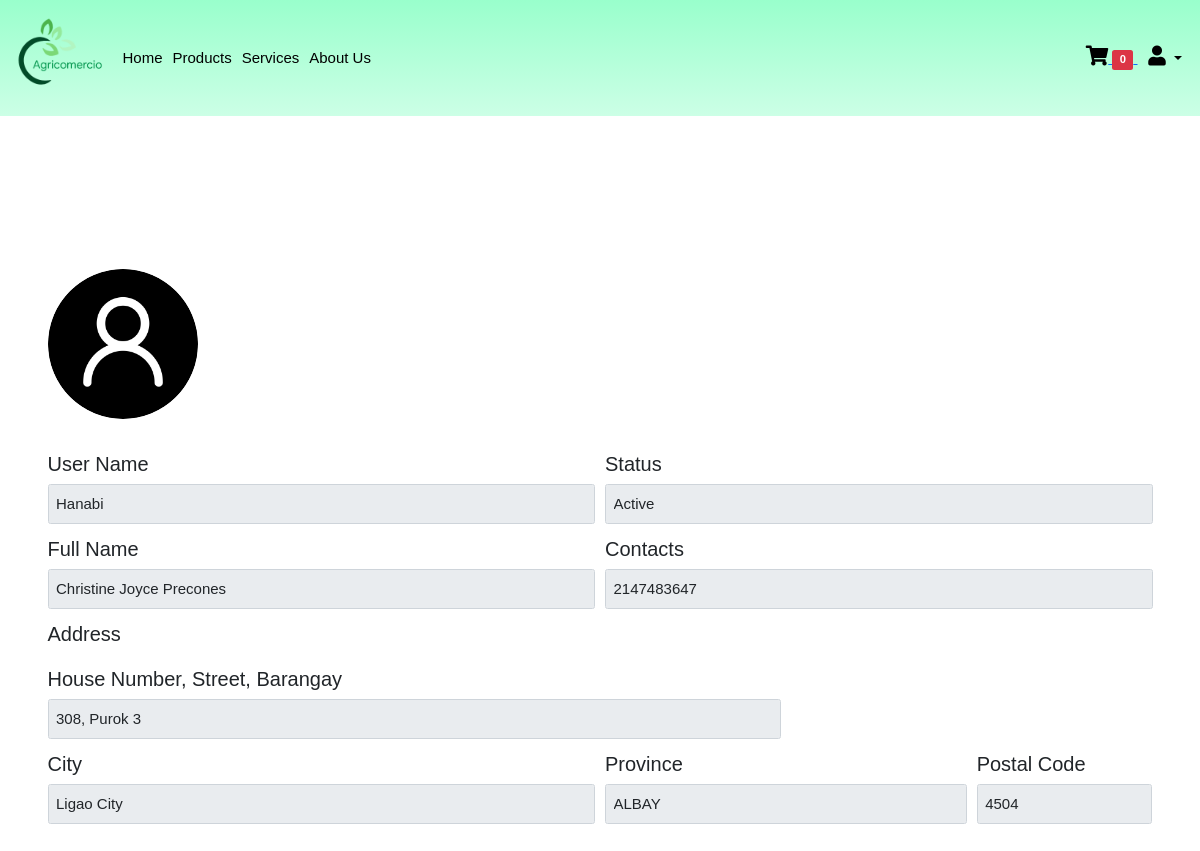
Page /user_profile.php (signed in) on the earlier database version.
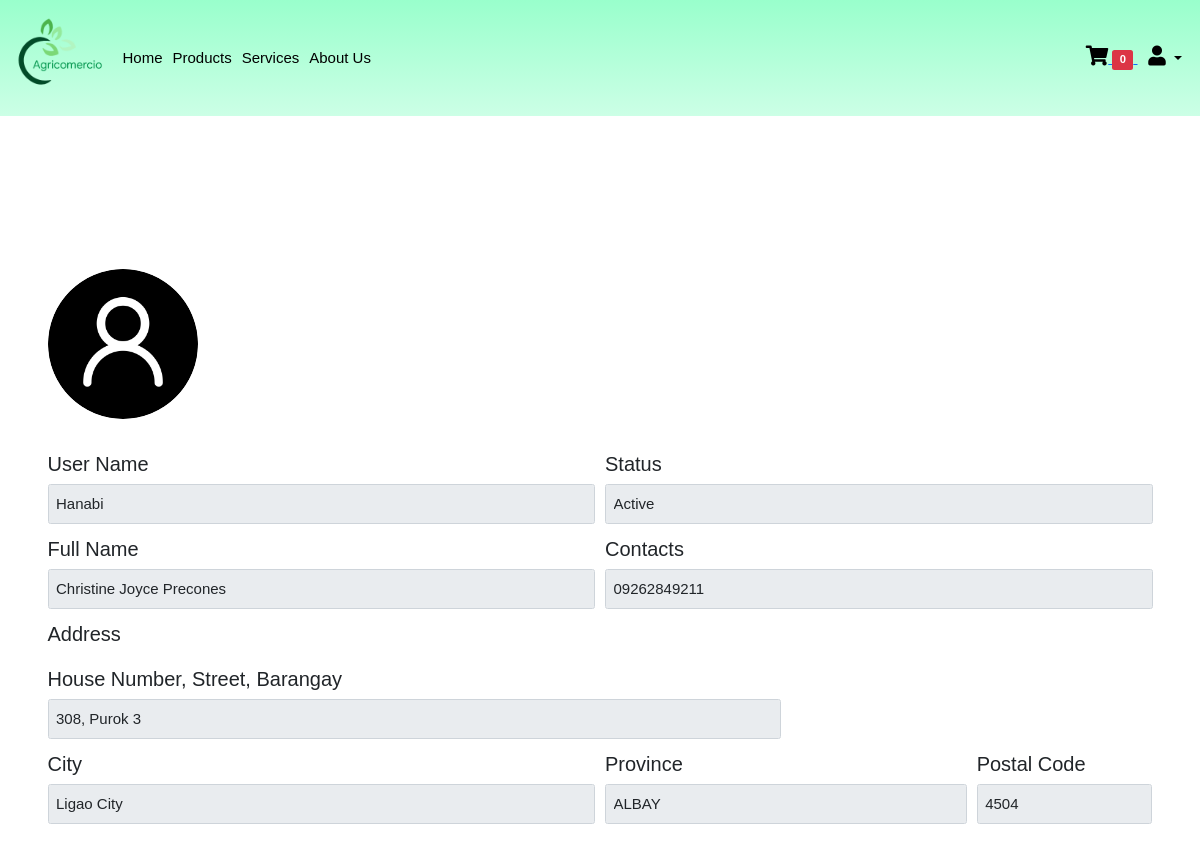
Same page on the later database version.
### tables this page shows
CREATE TABLE `user_info` (
  `user_info_id` int(11) NOT NULL,
  `user_fullname` varchar(128) NOT NULL,
  `user_ref_num` varchar(64) NOT NULL,
  `gender` varchar(20) NOT NULL,
  `contact_details` varchar(20) NOT NULL,
  `house_no_street_brgy` varchar(128) NOT NULL,
  `city` varchar(128) NOT NULL,
  `province` varchar(128) NOT NULL,
  `postal_code` int(11) NOT NULL,
  `user_type` varchar(55) NOT NULL
);

### includes/function.inc.php (called while the page is built, shortened)
<?php
function GetUserDetails($conn, $userid ){
    $sql="SELECT * FROM `user_info`
    WHERE  user_ref_num = ?;
    ";
$stmt=mysqli_stmt_init($conn);
        if (!mysqli_stmt_prepare($stmt, $sql)){
        header("location: index.php?error=stmtfailed");
        exit();
    }
        mysqli_stmt_bind_param($stmt, "s" , $userid);
        mysqli_stmt_execute($stmt);
        $resultData = mysqli_stmt_get_result($stmt);
        if($row = mysqli_fetch_assoc($resultData)){
            return $row;
        }
        else{
            $err=  false;
            return $err;
        }
}
function GetUserName($conn, $userid ){
    $sql= "SELECT * FROM `users`
    WHERE  user_ref_num = ?;";
$stmt=mysqli_stmt_init($conn);
        if (!mysqli_stmt_prepare($stmt, $sql)){
        header("location: index.php?error=stmtfailed");
        exit();
    }
        mysqli_stmt_bind_param($stmt, "s" , $userid);
        mysqli_stmt_execute($stmt);
        $resultData = mysqli_stmt_get_result($stmt);
        if($row = mysqli_fetch_assoc($resultData)){
            return $row;
        }
        else{
            $err=  false;
            return $err;
        }
}

### user_profile.php (the view, shortened to what the changed rows need)
<?php
include_once "includes/db_conn.php";
include_once "includes/function.inc.php";
if(isset($_SESSION['usertype']) && isset($_SESSION['userid']) ){
    $USER_ID = $_SESSION['userid'];
    $user_info = GetUserDetails($conn, $USER_ID );
    $user = GetUserName($conn, $USER_ID );
 ?>
<!DOCTYPE html>
<html lang="en">
<head>
    <link rel="stylesheet" href="css/bootstrap.css">
    <link rel="stylesheet" href="css/style.css">
    <link rel="stylesheet" href="css/fontawesome.css">
    <link rel="stylesheet" href="css/owl.carousel.min.css">
    <link rel="stylesheet" href="css/owl.theme.default.min.css">
    <link rel="stylesheet" href="https://cdnjs.cloudflare.com/ajax/libs/font-awesome/5.15.2/css/all.min.css">
</head>
<body>
<header id="header">
    <nav class="navbar navbar-expand-lg ">
    <div class="container-fluid">
        <a class="navbar-brand" href="index.php">
        <div class="right">
            <img clas ="logo" src="img/logo2.png" alt="" width="100px" height="100px">
            </div>
        </a>
        <div class="collapse navbar-collapse" id="navbarSupportedContent">
        <ul class="navbar-nav me-auto mb-2 mb-lg-0">
            <li class="nav-item">
            <a class="nav-link active" aria-current="page" href="index.php">Home</a>
            </li>
            <li class="nav-item">
            <a class="nav-link" href="product.php">Products</a>
            </li>
            <li class="nav-item">
            <a class="nav-link" href="services.php">Services</a>
            </li>
            <li class="nav-item">
            <a class="nav-link" href="About.php">About Us</a>
            </li>
        </ul>
        <div class="dropdown">
            <a href="cart.php"><div class="fas fa-shopping-cart"></div>
                <?php
                            $sql_cart_count = "SELECT COUNT(*) cartcount FROM `cart` WHERE status = 'P' AND user_id = ?;";
                            $stmt=mysqli_stmt_init($conn);
                        if (!mysqli_stmt_prepare($stmt, $sql_cart_count)){
                            header("location: index.php?error=stmtfailed");
                            exit();
                        }
                            mysqli_stmt_bind_param($stmt, "s" ,$_SESSION['userid']);
                            mysqli_stmt_execute($stmt);
                            $resultData = mysqli_stmt_get_result($stmt);
                            if($row = mysqli_fetch_assoc($resultData)){ ?>
                                <span class="badge bg-danger"><?php echo $row['cartcount']; ?></span>
                            <?php }
                            ?>
                </a>
                <button class="dropdown-toggle" type="button" id="dropdownMenu2" data-bs-toggle="dropdown" aria-expanded="false">
                <div class="fas fa-user"></div>
                </button>
            </div>
        </div>
        </div>
    </nav>
</header>
<section id = "profile">
<div class="container">
<div class="card-body">
  <div>
    <br>
    <br>
    <img width="150px" src="img/user.png" class="rounded-circle" alt="img">
    <br>
    <br/>
  </div>
  <form action="includes/updateprofile.php"  method  = "post" class="row g-3">
  <div class="col-md-6">
    <label for="user_name" class="form-label">User Name</label>
    <input type="text" class="form-control" id="user_name" value = "<?php echo $user['user_name']; ?>" disabled>
  </div>
  <div class="col-md-6">
    <label for="user_name" class="form-label">Status</label>
    <input type="text" class="form-control" id="user_name" value = "<?php echo $user['status']; ?>" disabled>
  </div>
  <div class="col-md-6">
    <label for="user_fullname" class="form-label">Full Name</label>
    <input type="text" class="form-control" id="user_fullname" value = "<?php echo $user_info['user_fullname']; ?>"disabled>
  </div>
  <div class="col-md-6">
    <label for="user_name" class="form-label">Contacts</label>
    <input type="text" class="form-control" id="user_name" value = "<?php echo $user_info['contact_details']; ?>" disabled>
  </div>
  <label for="house_no_street_brgy" class="form-label">Address</label>
  <div class="col-8">
  <label for="house_no_street_brgy" class="form-label">House Number, Street, Barangay</label>
    <input type="text" class="form-control" id="house_no_street_brgy" placeholder="House No. Street Barangay." value = "<?php  echo $user_info['house_no_street_brgy']; ?>"disabled>
  </div>
  <div class="col-6">
    <label for="city" class="form-label">City</label>
    <input type="text" class="form-control" id="city" placeholder="City" value = "<?php echo $user_info['city']; ?>"disabled>
  </div>
  <div class="col-md-4">
    <label for="province" class="form-label">Province</label>
    <input type="text" class="form-control" id="province" placeholder="Province"  value = "<?php echo $user_info['province']; ?>"disabled>
  </div>
  <div class="col-md-2">
    <label for="postal_code" class="form-label">Postal Code</label>
    <input type="text" class="form-control" id="postal_code" value = "<?php echo $user_info['postal_code']; ?>" disabled>
  </div>
  </div>
</div>
</section>
</body>
</html>
<?php
}
?>

Differences in the rows shown:
changed user_info "Christine Joyce Precones": contact_details "2147483647" → "09262849211"
